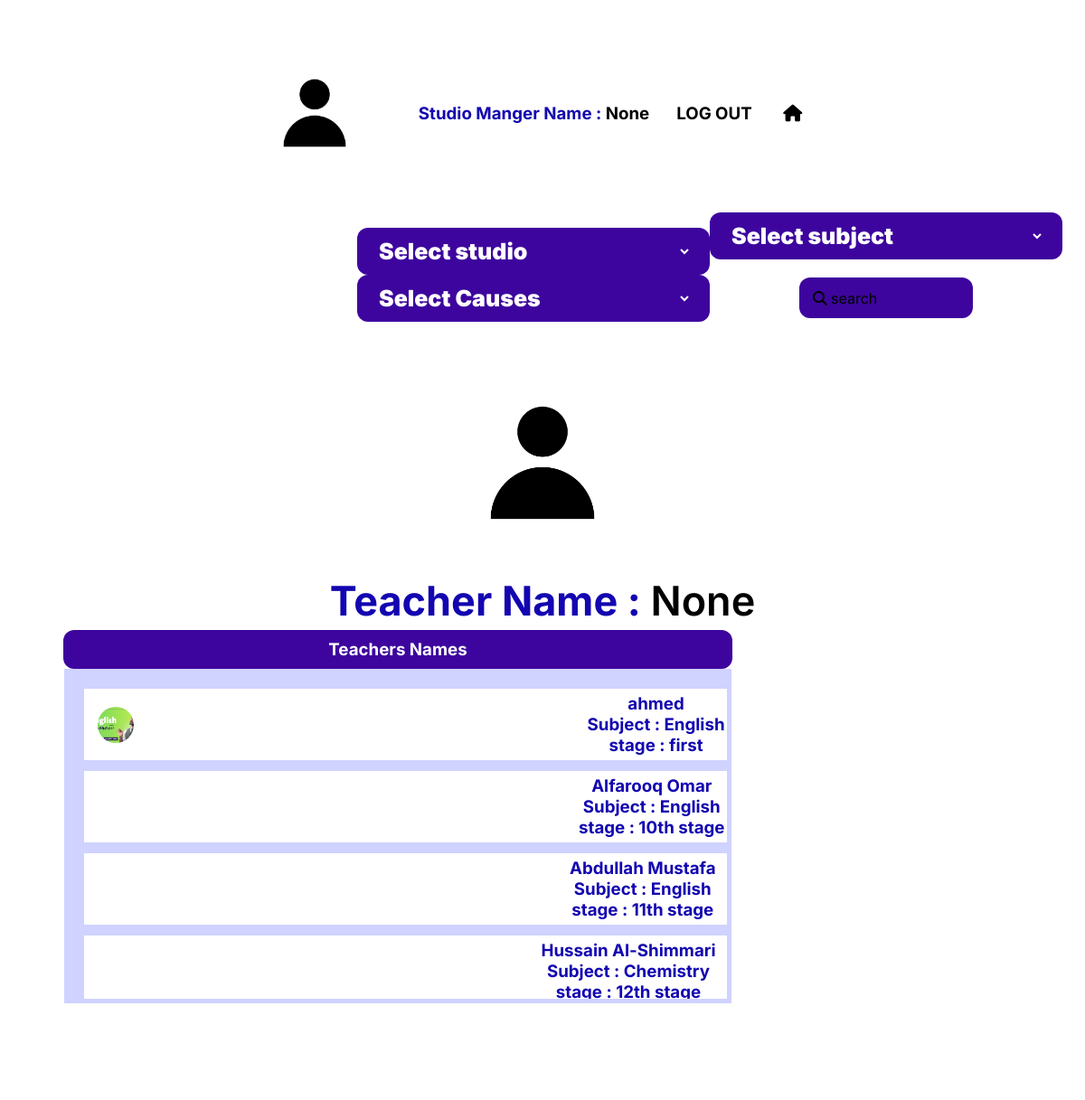
Page /nework_studio (signed in) on the committed database.
### main/models.py (models this page shows, shortened)
class teacher(models.Model):
    name = models.CharField(max_length=120 )
    image = models.ImageField(upload_to="timage/" , null=True , blank=True)
    stage = models.ForeignKey('stages' , on_delete=models.CASCADE)
    materials = models.ForeignKey('materials' , on_delete=models.CASCADE)

class materials(models.Model):
    name = models.CharField(max_length=100)
    def __str__(self):
        return self.name

class stages(models.Model):
    name = models.CharField(max_length=100)
    def __str__(self):
        return self.name

### main/views.py (the view)
# urls.py: path('nework_studio' , nowork_studio , name='nework_studio'),
def nowork_studio(e):
    return render(e , 'main/nework_studio.html' , {
        'data':studio_manger.objects.filter(user = e.user).first(),
        'studios':studio.objects.all(),
        'causes':causes.objects.all(),
        'teachers':teacher.objects.all(),
        'sub':materials.objects.all()
    })

### main/models.py (called while the page is built)
    def __str__(self):
        return self.name

    def __str__(self):
        return self.name

### templates/main/nework_studio.html (shortened to what this page needs)
{% extends "base.html" %}
{% load static %}
{% block body %}
<div class="main-container flex-col">
    <div class="flex center mx-1 my-2">
        <div class="profile-image">
            {% if data.image%}
            <img src="{{data.image.url}}" alt="" class="image">
            {% else %}
            <img src="{% static 'img/acc.jpg' %}" alt="" class="image">
            {% endif %}
        </div>
        <div class="flex-col center" style="width: fit-content;margin: 0;">
            <div class="flex center " style="margin: 0 10px;" >
                <h3 class="mx-1 text" style="height: fit-content;">
                    Studio Manger Name : <span>{{data}}</span>
                    <h3>
                        <a href="{% url 'LOGOUT' %}">LOG OUT</a>
                        <a href="{% url 'home' %}" class="mx-1"><i class="fa-solid fa-house"></i></a>
                    </h3>
                </h3>
            </div>
        </div>
    </div>
    <div class="flex container end" style="margin: 0;">
        <div class="flex-s">
            <div class="flex mx-5 center">
                <div class="label flex-50">
                    <select name="subject" id="studio_id">
                        <option value="">Select studio</option>
                    </select>
                </div>
            </div>
            <div class="flex mx-5 center">
                <div class="label flex-50">
                    <select name="subject" id="causes_id">
                        <option value="">Select Causes</option>
                    </select>
                </div>
            </div>
        </div>
        <div class="flex-s">
            <div class="flex mx-5 center">
                <div class="label flex-50">
                    <select name="subject" id="subject">
                        <option value="">Select subject</option>
                    </select>
                </div>
            </div>
            <div class="flex center mx-5" style="position: relative;">
                <i class="fa-solid fa-magnifying-glass" style="left:15px;z-index: 9;position: absolute;"></i> <span style="left:35px;z-index: 9;position: absolute;">search</span>
                <input type="text" id="search" class="mx-5 search-input my-2  flex-50">
            </div>
        </div>
    </div>
    <div class="flex">
        <div class="teacher-holder flex-50 mx-1 p-1">
            <div class="flex  center big-image" >
                <img src="{% static 'img/acc.jpg' %}" alt="" class="image" id="teacher-image">
            </div>
            <div class="big-text center">
                <h2>
                    Teacher Name : <span id="teacher-name" > None  </span>
                </h2>
            </div>
            <div class="flex-row center timer">
                <div class="red-btn flex center" >
                    <h1>REC.</h1>
                </div>
                <div class="timer-input flex">
                    <label  id="hours">00:</label>
                    <label id="min">00:</label>
                    <label id="sec">00</label>
                </div>
            </div>
        </div>
        <div style="height: fit-content;">
            <div class="aside mx-5" style="height: 500px;">
                <div class="label center flex">
                    <h3>
                        Teachers Names
                    </h3>
                </div>
                <div class="container  center main-holder">
                    {% for i in teachers %}
                <div class="flex space-btw teacher" style = " height:fit-content " data-id="{{i.id}}">
                    <div class="themp-image mx-2">
                        {% if i.image%}
                        <img src="{{i.image.url}}" alt="" class="image">
                        {% else %}
                        <img src="{% static 'img/acc.jpg'%}" alt="">
                        {% endif %}
                    </div>
                    <div class="flex-col" >
                        <h3 class="text mx-2">
                            {{i.name}}
                        </h3>
                        <h3 class="text">
                            Subject : {{i.materials}}<br>
                            stage : {{i.stage}}
                        </h3>
                    </div>
                </div>
                {% endfor %}
                </div>
            </div>
        </div>
    </div>
</div>
{% endblock body %}

### static/css/main.css (style rules this page uses)
:root { --gap:15px; --rounder:12px; --bg:#D0D2FF; --btn:#1306B0; --btn-aprov:#00A839; --btn-reject:#D92546; }
a { text-decoration: none; color: inherit; }
* { max-width: 100%; margin: 0; padding: 0; font-family:Inter; }
body ,html { padding:10px ; overflow-x: hidden; }
.flex { display: flex; flex-wrap: wrap; flex-direction: row; }
.flex-col { display: flex; flex-wrap: wrap; flex-direction: column; }
.flex-row { display: flex; flex-direction: row; flex-wrap: wrap; }
.center { justify-self: center; align-items: center; justify-content: center; text-align: center; margin: 0 auto; }
.label { border-radius: var(--rounder); background-color:#3d059e ; color: white; width:700px; padding: 10px 20px; align-items: center; text-align: center; }
.profile-image { border-radius: 50%; width: 150px; height: 150px; }
.themp-image { width: 40px; height: 40px; border-radius: 50%; }
.image { width: 100%; height: 100%; object-fit: cover; border-radius: inherit; }
.container { max-width: 100%; padding: 5px; margin: auto; align-items: center; }
.text { color: var(--btn); }
.text span { color: black; }
.space-btw { justify-content: space-between; }
.mx-1 { margin: 0 30px; }
.flex-50 { flex:50%; }
.aside { position: sticky; top:0; height: 600px; background-color: white; border-radius: var(--rounder); }
.main-holder { width:97%; background-color: var(--bg); height: 72%; max-height: 70%; overflow-y: scroll; overflow-x: hidden; border:solid 5px #D0D2FF; }
.main-holder>div { width: 98%; max-width: 98%; background-color: white; margin: 12px; height: 50px; align-items: center; padding: 5px; }
.mx-2 { margin: 0 10px; }
.main-container { max-width: 100%; margin: auto; display: flex; }
.my-2 { margin: 30px 0; }
.teacher-holder { width: 500px; height: 300px; max-width: 100%; background-color: white; border-radius: var(--rounder); }
.big-image { width: 250px; height: 250px; border-radius: 50%; }
.mx-5 { margin: 0 50px; }
.big-text { font-size: 30px; font-family: 900; color: var(--btn); }
.big-text span { color: black; font-weight: 600; }
.red-btn { width: 100px; height: 100px; border-radius: 50%; text-align: center; background-color: red; color: white; margin: 10px; cursor: pointer; }
.timer-input label { height: 100%; font-size: 30px; border: none; outline: none; }
.p-1 { padding: 10px; }
.search-input { width: 100%; }
#search { margin: 20px auto; border: none; outline: none; border-radius: var(--rounder); height: 45px; text-align: center; color: #EBEBEB; background-color: #3d059e; }
select { width: 100%; background-color:#3d059e; color: white; font-size: 25px; font-weight: 900; outline: none; border: none; }
.end { justify-items:flex-end; justify-content: flex-end; }
.flex-s { width: 390px; }
.end { justify-content: flex-end; align-items: center; }

### rows in the picture
teacher: image (picture), name "ahmed", materials "English", stage "first"
teacher: image (picture), name "Alfarooq Omar", materials "English", stage "10th stage"
teacher: image (picture), name "Abdullah Mustafa", materials "English", stage "11th stage"
teacher: image (picture), name "Hussain Al-Shimmari", materials "Chemistry", stage "12th stage"

### other values in the picture
{{ data }} "None"
